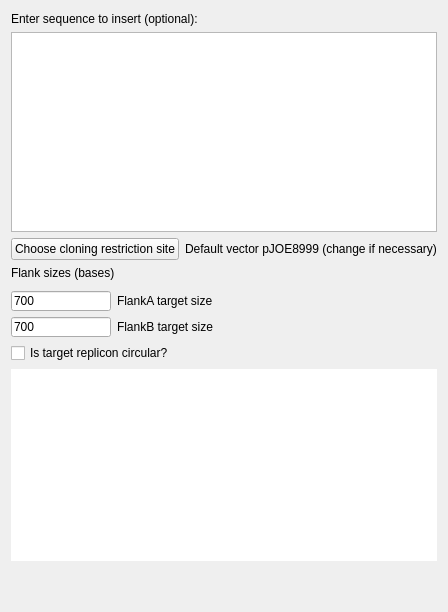
      <widget class="QWidget" name="cassetteDesign">
       <property name="enabled">
        <bool>true</bool>
       </property>
       <property name="font">
        <font>
         <weight>50</weight>
         <bold>false</bold>
        </font>
       </property>
       <property name="styleSheet">
        <string notr="true"/>
       </property>
       <attribute name="title">
        <string>2. Deletion or Insertion Cassettes</string>
       </attribute>
       <layout class="QVBoxLayout" name="verticalLayout_6">
        <item>
         <widget class="QLabel" name="label_5">
          <property name="sizePolicy">
           <sizepolicy hsizetype="Minimum" vsizetype="Minimum">
            <horstretch>0</horstretch>
            <verstretch>0</verstretch>
           </sizepolicy>
          </property>
          <property name="minimumSize">
           <size>
            <width>0</width>
            <height>15</height>
           </size>
          </property>
          <property name="maximumSize">
           <size>
            <width>16777215</width>
            <height>15</height>
           </size>
          </property>
          <property name="text">
           <string>Enter sequence to insert (optional):</string>
          </property>
         </widget>
        </item>
        <item>
         <widget class="QTextEdit" name="insertSeq">
          <property name="sizePolicy">
           <sizepolicy hsizetype="Expanding" vsizetype="Fixed">
            <horstretch>0</horstretch>
            <verstretch>0</verstretch>
           </sizepolicy>
          </property>
          <property name="minimumSize">
           <size>
            <width>0</width>
            <height>200</height>
           </size>
          </property>
          <property name="maximumSize">
           <size>
            <width>16777215</width>
            <height>200</height>
           </size>
          </property>
         </widget>
        </item>
        <item>
         <layout class="QVBoxLayout" name="verticalLayout_12"/>
        </item>
        <item>
         <layout class="QHBoxLayout" name="horizontalLayout_4">
          <property name="sizeConstraint">
           <enum>QLayout::SetMinimumSize</enum>
          </property>
          <item>
           <widget class="QPushButton" name="cloningSiteRecomb">
            <property name="enabled">
             <bool>true</bool>
            </property>
            <property name="text">
             <string>Choose cloning restriction site</string>
            </property>
           </widget>
          </item>
          <item>
           <widget class="QLabel" name="label_28">
            <property name="text">
             <string>Default vector pJOE8999 (change if necessary)</string>
            </property>
           </widget>
          </item>
         </layout>
        </item>
        <item>
         <widget class="QLabel" name="label_32">
          <property name="text">
           <string>Flank sizes (bases)</string>
          </property>
         </widget>
        </item>
        <item>
         <layout class="QGridLayout" name="gridLayout">
          <property name="topMargin">
           <number>5</number>
          </property>
          <item row="1" column="0">
           <widget class="QLineEdit" name="flankBSize">
            <property name="maximumSize">
             <size>
              <width>100</width>
              <height>20</height>
             </size>
            </property>
            <property name="inputMask">
             <string>9999</string>
            </property>
            <property name="text">
             <string>700</string>
            </property>
            <property name="cursorPosition">
             <number>3</number>
            </property>
           </widget>
          </item>
          <item row="0" column="1">
           <widget class="QLabel" name="label_40">
            <property name="text">
             <string>FlankA target size</string>
            </property>
           </widget>
          </item>
          <item row="0" column="0">
           <widget class="QLineEdit" name="flankASize">
            <property name="maximumSize">
             <size>
              <width>100</width>
              <height>20</height>
             </size>
            </property>
            <property name="inputMask">
             <string>9999</string>
            </property>
            <property name="text">
             <string>700</string>
            </property>
            <property name="cursorPosition">
             <number>3</number>
            </property>
           </widget>
          </item>
          <item row="1" column="1">
           <widget class="QLabel" name="label_41">
            <property name="text">
             <string>FlankB target size</string>
            </property>
           </widget>
          </item>
         </layout>
        </item>
        <item>
         <widget class="QCheckBox" name="circularTargetCheck">
          <property name="text">
           <string>Is target replicon circular?</string>
          </property>
         </widget>
        </item>
        <item>
         <widget class="QTextEdit" name="cassetteMsgBox">
          <property name="enabled">
           <bool>true</bool>
          </property>
          <property name="frameShape">
           <enum>QFrame::NoFrame</enum>
          </property>
          <property name="frameShadow">
           <enum>QFrame::Plain</enum>
          </property>
          <property name="readOnly">
           <bool>true</bool>
          </property>
         </widget>
        </item>
        <item>
         <spacer name="verticalSpacer_3">
          <property name="orientation">
           <enum>Qt::Vertical</enum>
          </property>
          <property name="sizeHint" stdset="0">
           <size>
            <width>20</width>
            <height>40</height>
           </size>
          </property>
         </spacer>
        </item>
       </layout>
      </widget>
